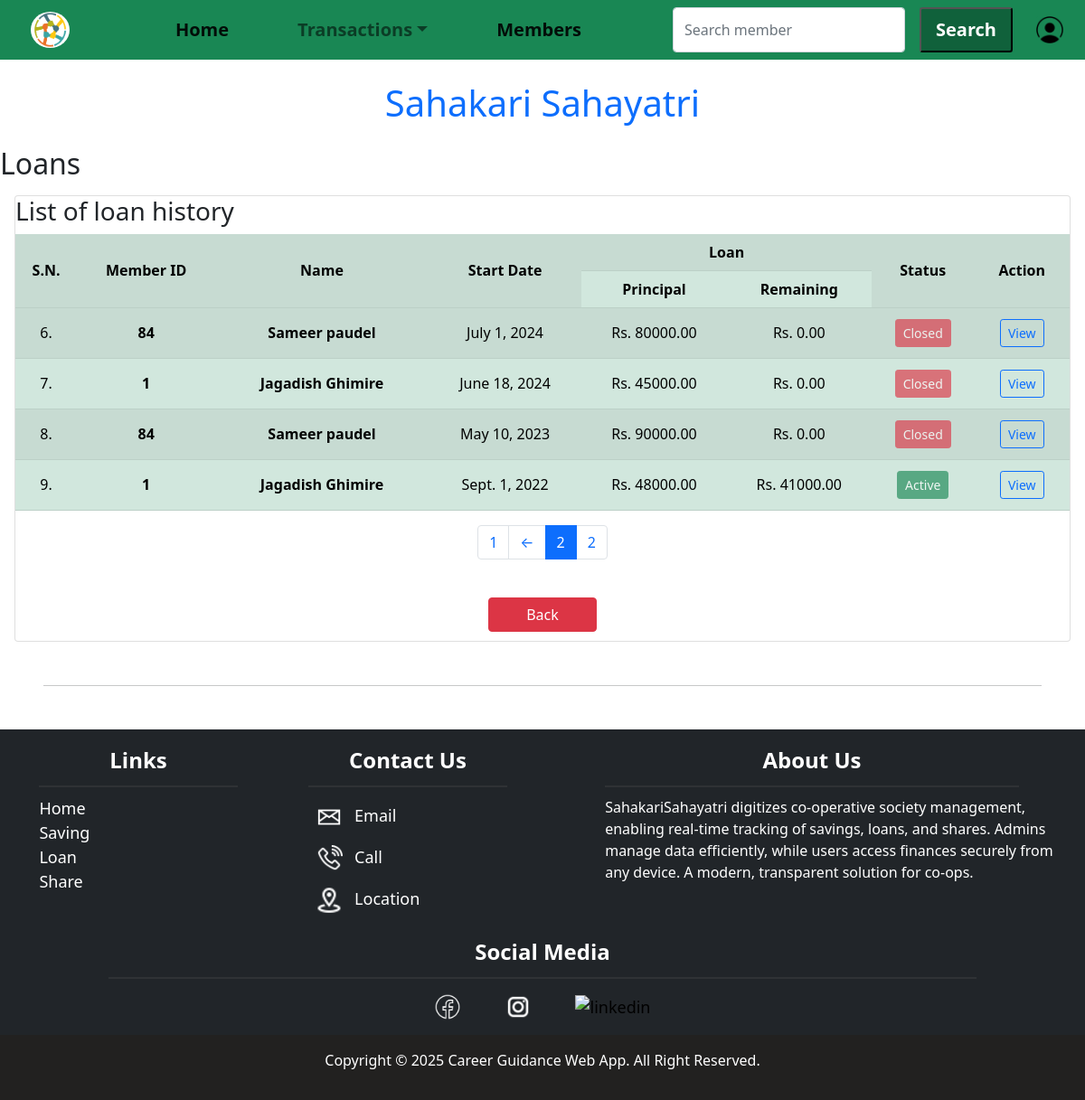
Screenshot of /loan/all/?page=2 (signed in) with the database file from the repository.
### loan/models.py (models this page shows, shortened)
class Loan(models.Model):
    customer = models.ForeignKey(Member, on_delete=models.CASCADE, related_name='loans')
    amount = models.DecimalField(max_digits=15, decimal_places=2, help_text="Original loan principal")
    interest_rate = models.DecimalField(max_digits=5, decimal_places=2, help_text="Annual interest rate (e.g. 0.075 for 7.5%)")
    start_date = models.DateField(default=timezone.now)
    remaining_principal = models.DecimalField(max_digits=15, decimal_places=2, default=0)
    status = models.CharField(max_length=20, choices=[
        ('active', 'Active'),
        ('closed', 'Closed'),
    ], default='active', help_text="Current status of the loan")
    remarks = models.TextField(blank=True, null=True)
    last_renewed = models.DateField(null=True, blank=True)

### customer/models.py (models this page shows, shortened)
class Member(models.Model):
    user = models.OneToOneField(User, on_delete=models.CASCADE, related_name='member_profile')
    member_id = models.IntegerField(unique=True, primary_key=True)
    first_name = models.CharField(max_length=30, blank=False)
    middle_name = models.CharField(max_length=30, blank=True)
    last_name = models.CharField(max_length=30, blank=False)
    email = models.EmailField(unique=True, blank=True)
    phone_number = models.CharField(max_length=15, unique=True, blank=True)
    address = models.TextField(blank=False)
    date_of_birth = models.DateField(blank=True, null=True)
    citizenship_number = models.CharField(max_length=20, unique=True, blank=False)
    occupation = models.CharField(max_length=100, blank=True)
    date_joined = models.DateField(null=True, blank=True)
    name = models.CharField(max_length=100, blank=False, editable=False)
    class Meta:
        ordering = ['member_id']  # Ascending order

### loan/views.py (the view, shortened to what this page needs)
# urls.py: path('all/', loan.loan_all, name='loan_all'),
@login_required(login_url='loginpage')
def loan_all(request):
    if request.user.is_staff or request.user.is_superuser:
        loans = Loan.objects.select_related('customer').all().order_by('-start_date')
        paginator = Paginator(loans, 5)
    page_number = request.GET.get('page')
    page_obj = paginator.get_page(page_number)
    context = {
        'loans': page_obj,
        'page_obj': page_obj,
    }
    return render(request, 'loan_all.html', context)

### loan/templates/loan_all.html (shortened to what this page needs)
{% extends "base.html" %}
{% load static %}
{% block content %}
<h2>Loans</h2>
<div class="card m-3">
    {% if request.user.is_staff or request.user.is_superuser %}
        <h3>List of loan history</h3>
        <div class="table-responsive">
            <table class="table table-striped table-hover table-success">
                <tr class="align-middle  text-center">
                    <th rowspan="2">S.N.</th>
                    <th rowspan="2">Member ID</th>
                    <th rowspan="2">Name</th>
                    <th rowspan="2">Start Date</th>
                    <th colspan="2">Loan</th>
                    <th rowspan="2">Status</th>
                    <th rowspan="2">Action</th>
                </tr>
                <tr class="align-middle  text-center">
                    <th>Principal</th>
                    <th>Remaining</th>
                </tr>
                {% if loans %}
                    {% for loan in loans%}
                        <tr class="text-center align-middle">
                            <td>{{ forloop.counter|add:page_obj.start_index|add:"-1" }}.</td>
                            <td><a href="{% url 'customer_details' loan.customer.member_id %}" class="links text-decoration-none text-black fw-bold">{{ loan.customer.member_id }}</a></td>
                            <td><a href="{% url 'customer_details' loan.customer.member_id %}" class="links text-decoration-none text-black fw-bold">{{ loan.customer.name }}</a></td>
                            <td>{{ loan.start_date }}</td>
                            <td>Rs. {{ loan.amount }}</td>
                            <td>Rs. {{ loan.remaining_principal }}</td>
                            {% if loan.status == "active" %}
                                <td><button  class="btn btn-sm btn-success disabled">Active</pb></td>
                            {% else %}
                                <td>
                                <button class="btn btn-sm btn-danger disabled">Closed</button></td>
                            {% endif %}
                            <td>
                                <a href="{% url 'loan_details' loan.id %}" class="btn btn-sm btn-outline-primary m-1">View</a>
                            </td>
                        </tr>
                    {% endfor %}
                {% else %}
                    <p>No Loans</p>
                {% endif %}
            </table>
        </div>
    {% endif %}
    <nav aria-label="Page navigation">
        <ul class="pagination justify-content-center">
            {% if page_obj.has_previous %}
                <li class="page-item">
                    <a class="page-link" href="?page=1">1</a>
                </li>
                <li class="page-item">
                    <a class="page-link" href="?page={{ page_obj.previous_page_number }}">&larr;</a>
                </li>
            {% endif %}
            <li class="page-item active">
                <span class="page-link">{{ page_obj.number }}</span>
            </li>
            {% if page_obj.paginator.num_pages > 1 %}
                <li class="page-item">
                    <a class="page-link" href="?page={{ page_obj.paginator.num_pages }}">{{ page_obj.paginator.num_pages }}</a>
                </li>
            {% endif %}
        </ul>
    </nav>
{% if request.user.is_staff or request.user.is_superuser %}
<div class="button-container">
    <a href="" class="btn-danger btn">Back</a>
</div>
{% else %}
<div class="button-container">
    <a href="{% url 'about_me' %}" class="btn-danger btn">Back</a>
</div>
{% endif %}
</div>
{% endblock content %}

### static/css/style.css (style rules this page uses)
.links { text-decoration: none; color: black; padding: 5px; }
.button-container { display: flex; justify-content: center; margin-top: 1rem; }
.button-container .btn { width: 10vw; text-decoration: none; color: #fff; font-weight: 500; margin: 10px; }
html { font-size: 16px; }
body { margin: 0; padding: 0; }

### rows the page displays
Loan: customer.member_id "84", customer.name "Sameer paudel", start_date "July 1, 2024", amount "80000.00", remaining_principal "0.00", status "Closed"
Loan: customer.member_id "1", customer.name "Jagadish Ghimire", start_date "June 18, 2024", amount "45000.00", remaining_principal "0.00", status "Closed"
Loan: customer.member_id "84", customer.name "Sameer paudel", start_date "May 10, 2023", amount "90000.00", remaining_principal "0.00", status "Closed"
Loan: customer.member_id "1", customer.name "Jagadish Ghimire", start_date "Sept. 1, 2022", amount "48000.00", remaining_principal "41000.00", status "Active"

### other values shown
{{ page_obj.number }} "2"
{{ page_obj.paginator.num_pages }} "2"
